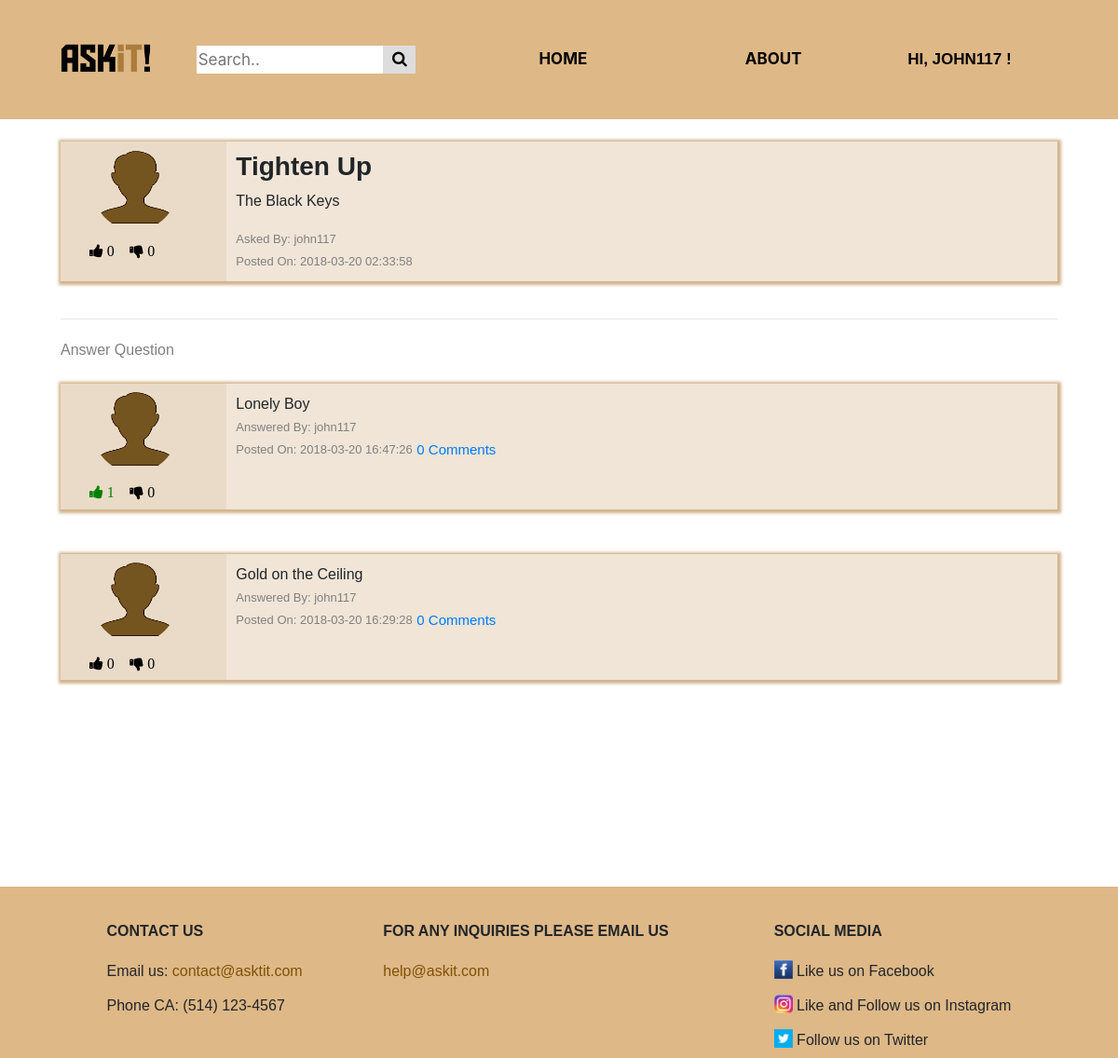
Screenshot of /home_page/questionThreadPage.php?questionid=6 (signed in) with the database file from the repository.
### tables this page shows
CREATE TABLE IF NOT EXISTS `questions` (
  `id` int(11) NOT NULL AUTO_INCREMENT,
  `account_id` int(11) DEFAULT NULL,
  `header` varchar(100) NOT NULL DEFAULT 'Ain''t it Fun',
  `content` varchar(500) NOT NULL DEFAULT 'Brick by Boring Brick',
  `date` timestamp NOT NULL DEFAULT CURRENT_TIMESTAMP,
  `upvotes` mediumint(8) UNSIGNED NOT NULL DEFAULT '0',
  `downvotes` mediumint(8) UNSIGNED NOT NULL DEFAULT '0',
  `tags` varchar(100) NOT NULL DEFAULT 'noob',
  PRIMARY KEY (`id`),
  KEY `fk_questions_account_id` (`account_id`)
);

CREATE TABLE IF NOT EXISTS `accounts` (
  `id` int(11) NOT NULL AUTO_INCREMENT,
  `username` varchar(20) NOT NULL DEFAULT 'john117',
  `password` varchar(500) DEFAULT NULL,
  `name` varchar(25) NOT NULL DEFAULT 'default name',
  `last_name` varchar(25) NOT NULL DEFAULT 'default  last',
  `gender` set('Male','Female','Other') NOT NULL DEFAULT 'Male',
  `security_one` set('What is the first name of the person you first kissed?','What is the last name of the teacher who gave you your first failing grade?','What is your pets name?','What was the name of your elementary / primary school?','In what city or town does your nearest sibling live?','What was your childhood nickname?','What is the name of your favorite childhood friend?') DEFAULT 'What is the first name of the person you first kissed?',
  `security_two` set('In what city or town did your mother and father meet?','What is the middle name of your oldest child?','What is your favorite team?','What is your favorite movie?','What was your favorite sport in high school?','What was your favorite food as a child?','Who is your childhood sports hero?','What was the name of the company where you had your first job?') NOT NULL DEFAULT 'In what city or town did your mother and father meet?',
  `answer_one` varchar(20) NOT NULL DEFAULT 'a1',
  `answer_two` varchar(20) NOT NULL DEFAULT 'a2',
  `bio` varchar(500) NOT NULL DEFAULT 'Training to be like goku',
  `profession` set('Gamer','Student','Potatoe','Teacher','Professor','Hipster','Trainer','Sloth') NOT NULL DEFAULT 'Potatoe',
  `pin` varchar(4) DEFAULT NULL,
  `profile_picture_path` varchar(500) NOT NULL DEFAULT '../img/avatar2.png',
  PRIMARY KEY (`id`),
  UNIQUE KEY `username` (`username`)
);

CREATE TABLE IF NOT EXISTS `answers` (
  `id` int(11) NOT NULL AUTO_INCREMENT,
  `account_id` int(11) DEFAULT NULL,
  `question_id` int(11) DEFAULT NULL,
  `content` varchar(500) NOT NULL DEFAULT 'noob did not answer',
  `date` timestamp NOT NULL DEFAULT CURRENT_TIMESTAMP,
  `upvotes` mediumint(8) UNSIGNED NOT NULL DEFAULT '0',
  `downvotes` mediumint(8) UNSIGNED NOT NULL DEFAULT '0',
  `best` tinyint(1) DEFAULT NULL,
  PRIMARY KEY (`id`),
  KEY `fk_answers_account_id` (`account_id`),
  KEY `fk_answers_question_id` (`question_id`)
);

### public_html/home_page/questionThreadPage.php (the view, shortened to what the rows shown need)
<?php
	include('header.php');
	include_once('..\..\private\controllers\comment_controller.php');
	include_once('..\..\private\models\Question.php');
	include_once('..\..\private\models\Answer.php');
	include_once('..\..\private\controllers\QuestionThreadController.php');
	require "../../private/models/Vote.php";
	echo "<link rel='stylesheet' type='text/css' href='../css/homepage.css'>
		<link rel='stylesheet' type='text/css' href='../css/questionThread.css'>";
	if (isset($_GET['questionid'])){
		$questId= $_GET['questionid'];
		$votesQ=[];
		$votesA=[];
		$qtc = new QuestionThreadController();
		$questionThread = $qtc::getQuestionThread($questId);
		$row = $questionThread->getQuestion();
		try{
            $pdo = new PDO("mysql:host=$servername;dbname=$dbname", $username, $password);
            $pdo->setAttribute(PDO::ATTR_ERRMODE, PDO::ERRMODE_EXCEPTION);
        }catch(PDOException $e){
          echo "Connection failed: " . $e->getMessage();
        }
      	if(isset($_SESSION['userid'])){
            $req = $pdo -> prepare("SELECT * FROM votes WHERE ref=? AND user_id=?");
            $req->execute (['questions',$_SESSION['userid']]);
            while($vote=$req->fetch()){
              array_push($votesQ, $vote);
        	}
        	$req->execute (['answers',$_SESSION['userid']]);
            while($vote=$req->fetch()){
              array_push($votesA, $vote);
        	}
        }
		echo "<div class = 'container'>";
		$vote=getVote($votesQ,$row->getId());
	    if($questId==$vote['ref_id'])
	    	$vote_class=Vote::getClass($vote);
	    else
	    	$vote_class=Vote::getClass(false);
		echo "
		<br>
		<div class= 'questionBlock'>
		<div class='col-md-2 '>";
		$file_path=$questionThread->getQuestionFileName();
        if(!file_exists($file_path)) {
           	$file_path = "..\img\avatar2.png";
        };
            echo "<div class='col-md-10'><img class='circle_img' src=".$file_path."></div>
			<! ---------------------------- Left column of the Question Block ------------------------ -->
	            <div class='details vote_btns ".$vote_class." '>
  	            <form action= '..\..\private\models\Like.php?ref=questions&ref_id=".$row->getId()."&vote=1&page=questionThreadPage.php?questionid=".$row->getId()."'' method='POST'>
  	              <button type='submit' class='vote_btn vote_like' ";
  	              if(!isset($_SESSION['userid'])){
  	              	echo "disabled";
  	              }
  	            echo "><i class='fa fa-thumbs-up'> ". $row->getUpvotes() . "</i></button>
  	            </form>
  	            <form action='..\..\private\models\Like.php?ref=questions&ref_id=".$row->getId()."&vote=-1&page=questionThreadPage.php?questionid=".$row->getId()."' method='POST'>
  	              <button type='submit' class='vote_btn vote_dislike' ";
  	              if(!isset($_SESSION['userid'])){
  	              	echo "disabled";
  	              }
  	            echo "><i class='fa fa-thumbs-down'> ". $row->getDownvotes() . "</i></button>
  	              </form>
  	            </div>
  	            </div>
		    <div class='col-md-10 question'>
		        <h3><strong>".$row->getHeader()."</strong></h3>
		        <p>".$row->getContent()."</p>
		        <span class ='questionByDetail'>
			        Asked By: ".$questionThread->getQuestionName()."<br>
				  	Posted On: ".$row->getDate()."<br>
		        </span>
		    </div>
	    </div><br><hr>";
	    if(isset($_SESSION['username'])){
		    echo"
		    <button class='newAnswerButton' type='button' data-toggle='collapse' data-target='#newAnswer' aria-expanded='false' aria-controls='newAnswer'>
	    	Answer Question
	  		</button>";
		}
		$answerRow = $questionThread->getAnswerThreadArray();
		$counter=0;
		if($answerRow != null){
			foreach ($answerRow as $info){
				echo "<div class = 'block'>";
				$answerInfo = $info->getAnswer();
				$voteA=getVote($votesA,$answerInfo->getId());
				if($answerInfo->getId()==$voteA['ref_id'])
	    			$vote_class=Vote::getClass($voteA);
	    		else
	    			$vote_class=Vote::getClass(false);
	    		$commentRow=[];
				echo "
				<br>
				<div class= 'answerBlock'>
				<div class='col-md-2 '>";
				$file_path=$info->getAnswerFileName();
		                if(!file_exists($file_path)) {
		                	$file_path = "..\img\avatar2.png";
		        };
		        echo "<div class='col-md-10'><img class='circle_img' src=".$file_path."></div>
				<! ---------------------------- Left column of the Answer Block ------------------------ -->
	            <div class='details vote_btns ".$vote_class." '>
  	            <form action= '..\..\private\models\Like.php?ref=answers&ref_id=".$answerInfo->getId()."&vote=1&page=questionThreadPage.php?questionid=".$row->getId()."' method='POST'>
  	              <button type='submit' class='vote_btn vote_like' ";
  	              if(!isset($_SESSION['userid'])){
  	              	echo "disabled";
  	              }
  	            echo "><i class='fa fa-thumbs-up'> ". $answerInfo->getUpvotes() . "</i></button>
  	            </form>
  	            <form action='..\..\private\models\Like.php?ref=answers&ref_id=".$answerInfo->getId()."&vote=-1&page=questionThreadPage.php?questionid=".$row->getId()."' method='POST'>
  	              <button type='submit' class='vote_btn vote_dislike' ";
  	              if(!isset($_SESSION['userid'])){
  	              	echo "disabled";
  	              }
  	            echo "><i class='fa fa-thumbs-down'> ". $answerInfo->getDownvotes() . "</i></button>
  	              </form>
  	            </div></div>";
  	            echo "
			        <div class='question col-md-10'>
			            ".$answerInfo->getContent()."<br>
			            <span class ='questionByDetail'>
				            Answered By: ".$info->getAnswerName()."<br>
						  	Posted On: ".$answerInfo->getDate()."
						  	<a class='btn btn-link commentButton' data-toggle='collapse' href='#allComments".$counter."' role='button' aria-expanded='false' aria-controls='allComments".$counter."'>
						  	".sizeof($commentRow)."
							Comments
							</a>
			            </span>
			        </div>
			        </div>
		    	";
		    	echo "<div class='collapse' id='allComments".$counter."'>";
		    	echo "</div></div><br>";
		    	$counter++;
			}
		}
	}
	else
		echo "Question not found";
	echo "</div>";
	function getVote($votes,$info_id){
	    foreach ($votes as $vote) {
	        if($vote['ref_id']==$info_id){
	        return $vote;
	    	}
		}
	    return false;
	}
	include('footer.php');
?>

### rows the page displays
questions: upvotes "0", downvotes "0", header "Tighten Up", content "The Black Keys", account.username "john117", date "2018-03-20 02:33:58"
answers: upvotes "1", downvotes "0", content "Lonely Boy", account.username "john117", date "2018-03-20 16:47:26", sizeof($commentRow) "0"
answers: upvotes "0", downvotes "0", content "Gold on the Ceiling", account.username "john117", date "2018-03-20 16:29:28", sizeof($commentRow) "0"

### other values shown
$_SESSION['username'] "JOHN117"
